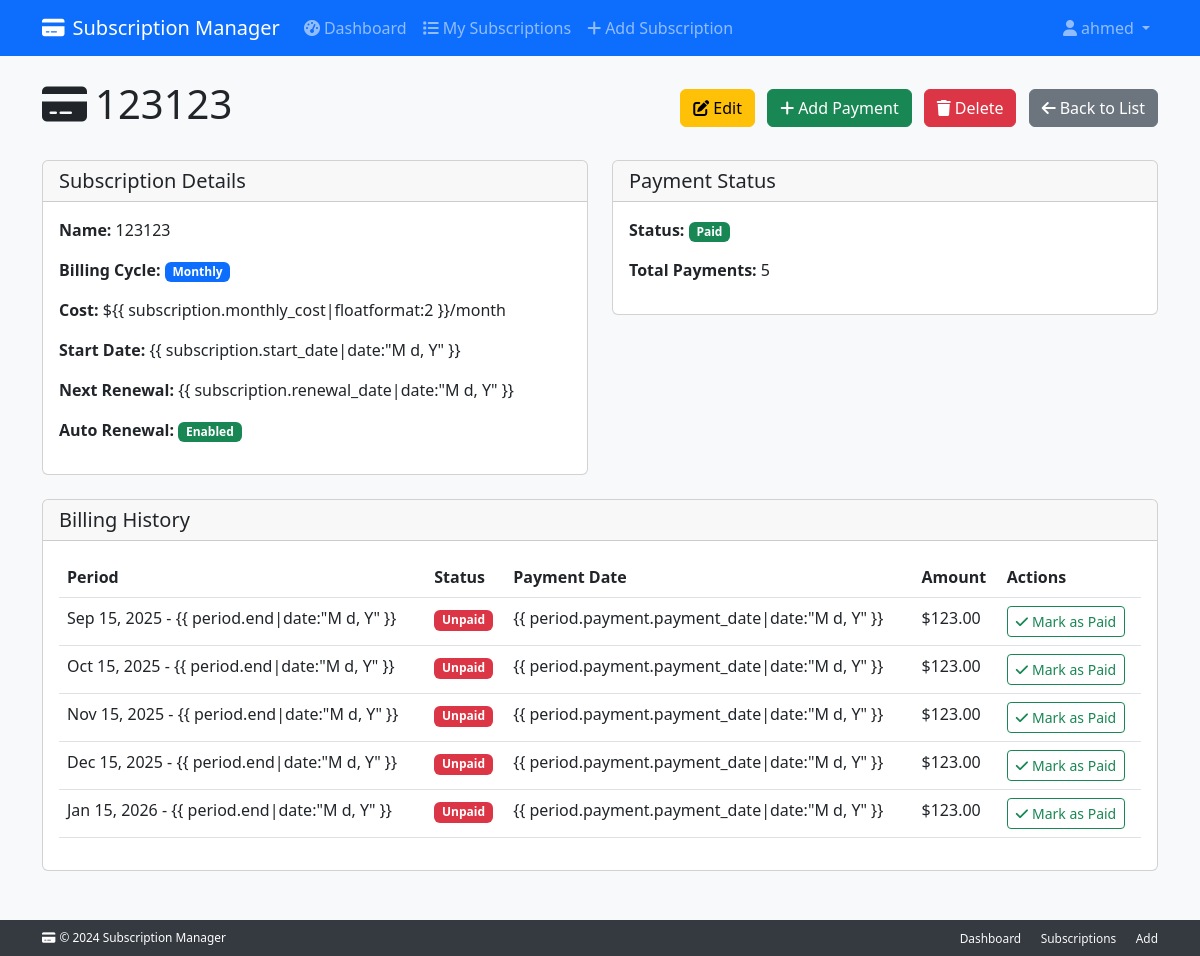
Screenshot of /subscriptions/1/ (signed in) with the database file from the repository.
### subscriptions/models.py (models this page shows, shortened)
class Subscription(models.Model):
    user = models.ForeignKey(settings.AUTH_USER_MODEL, on_delete=models.CASCADE, related_name="subscriptions")
    name = models.CharField(max_length=200)
    monthly_cost = models.DecimalField(max_digits=10, decimal_places=2, null=True, blank=True)
    yearly_cost = models.DecimalField(max_digits=10, decimal_places=2, null=True, blank=True)
    billing_cycle = models.CharField(max_length=10, choices=BILLING_CYCLE_CHOICES)
    start_date = models.DateField()
    renewal_date = models.DateField(null=True, blank=True)
    duration_months = models.PositiveIntegerField(null=True, blank=True, help_text="Duration in months (for monthly billing)")
    duration_years = models.PositiveIntegerField(null=True, blank=True, help_text="Duration in years (for yearly billing)")
    is_active = models.BooleanField(default=True)
    auto_renewal = models.BooleanField(default=True)  # Default enabled
    category = models.ForeignKey(Category, null=True, blank=True, on_delete=models.SET_NULL)
    created_at = models.DateTimeField(auto_now_add=True)
    updated_at = models.DateTimeField(auto_now=True)
    def get_current_cost(self):
        if self.billing_cycle == 'monthly':
            return self.monthly_cost or 0
        else:
            return self.yearly_cost or 0
    def get_ending_date(self):
        if self.billing_cycle == 'monthly' and self.duration_months:
            return self.start_date + relativedelta(months=self.duration_months)
        elif self.billing_cycle == 'yearly' and self.duration_years:
            return self.start_date + relativedelta(years=self.duration_years)
        return None
    def get_total_payments(self):
        if self.billing_cycle == 'monthly' and self.duration_months:
            return self.duration_months
        elif self.billing_cycle == 'yearly' and self.duration_years:
            return self.duration_years
        return None
    def get_billing_periods(self):
        from datetime import timedelta
        periods = []
        current_date = self.start_date
        today = timezone.now().date()
        total_payments = self.get_total_payments()
        if not total_payments:
            return periods
        for period_num in range(1, total_payments + 1):
            if self.billing_cycle == 'monthly':
                period_end = current_date + relativedelta(months=1) - timedelta(days=1)
                next_period_start = current_date + relativedelta(months=1)
            else:  # yearly
                period_end = current_date + relativedelta(years=1) - timedelta(days=1)
                next_period_start = current_date + relativedelta(years=1)
            payment = self.payments.filter(
                billing_period_start=current_date
            ).first()
            should_create_record = (
                (period_end >= today or current_date <= today) and
                not payment
            )
            if should_create_record:
                payment = self._create_payment_record(
                    period_start=current_date,
                    period_end=period_end,
                    period_number=period_num
                )
            periods.append({
                'period_number': period_num,
                'start': current_date,
                'end': period_end,
                'amount': self.get_current_cost(),
                'is_paid': payment.is_paid if payment else False,
                'payment': payment,
                'is_current': self._is_current_period(current_date, period_end),
                'is_past_due': self._is_past_due(current_date, period_end)
            })
            current_date = next_period_start
        return periods
    def _is_current_period(self, period_start, period_end):
        today = timezone.now().date()
        return period_start <= today <= period_end
    def _is_past_due(self, period_start, period_end):
        today = timezone.now().date()
        return period_end < today
    def get_payment_status(self):
        today = timezone.now().date()
        ending_date = self.get_ending_date()
        if ending_date and ending_date <= today:
            self.is_active = False
            self.save()
            return "ended"
        return "paid"

class Payment(models.Model):
    subscription = models.ForeignKey(Subscription, on_delete=models.CASCADE, related_name='payments')
    amount = models.DecimalField(max_digits=10, decimal_places=2)
    payment_date = models.DateField(null=True, blank=True)  # Allow null for unpaid periods
    billing_period_start = models.DateField()  # Start of the billing period
    billing_period_end = models.DateField()    # End of the billing period
    is_paid = models.BooleanField(default=False)  # Default to False for unpaid periods
    notes = models.TextField(blank=True)
    created_at = models.DateTimeField(auto_now_add=True)
    class Meta:
        ordering = ['-billing_period_start']
        unique_together = ['subscription', 'billing_period_start']  # One payment per period

### subscriptions/views.py (the view)
# urls.py: path('<int:pk>/', views.subscription_detail, name='subscription_detail'),
@login_required
def subscription_detail(request, pk):
    subscription = get_object_or_404(Subscription, pk=pk, user=request.user)
    payments = subscription.payments.all()
    billing_periods = subscription.get_billing_periods()
    context = {
        'subscription': subscription,
        'payments': payments,
        'billing_periods': billing_periods
    }
    return render(request, 'subscriptions/subscription_detail.html', context)

### subscriptions/templates/subscriptions/subscription_detail.html (shortened to what this page needs)
{% extends 'base.html' %}  {% block content %}
<div class="row">
  <div class="col-12">
    <div class="d-flex justify-content-between align-items-center mb-4">
      <h1><i class="fas fa-credit-card me-2"></i>{{ subscription.name }}</h1>
      <div>
        <a
          href="{% url 'edit_subscription' subscription.pk %}"
          class="btn btn-warning me-2"
        >
          <i class="fas fa-edit me-1"></i>Edit
        </a>
        <a
          href="{% url 'add_payment' subscription.pk %}"
          class="btn btn-success me-2"
        >
          <i class="fas fa-plus me-1"></i>Add Payment
        </a>
        <button
          type="button"
          class="btn btn-danger me-2"
          onclick="confirmDelete({{ subscription.pk }}, '{{ subscription.name }}')"
        >
          <i class="fas fa-trash me-1"></i>Delete
        </button>
        <a href="{% url 'subscription_list' %}" class="btn btn-secondary">
          <i class="fas fa-arrow-left me-1"></i>Back to List
        </a>
      </div>
    </div>
  </div>
</div>
<div class="row mb-4">
  <div class="col-md-6">
    <div class="card">
      <div class="card-header">
        <h5 class="mb-0">Subscription Details</h5>
      </div>
      <div class="card-body">
        <p><strong>Name:</strong> {{ subscription.name }}</p>
        <p>
          <strong>Billing Cycle:</strong>
          <span
            class="badge bg-{% if subscription.billing_cycle == 'monthly' %}primary{% else %}success{% endif %}"
          >
            {{ subscription.billing_cycle|title }}
          </span>
        </p>
        <p>
          <strong>Cost:</strong>
          {% if subscription.billing_cycle == 'monthly' %} ${{
          subscription.monthly_cost|floatformat:2 }}/month {% else %} ${{
          subscription.yearly_cost|floatformat:2 }}/year {% endif %}
        </p>
        <p>
          <strong>Start Date:</strong> {{ subscription.start_date|date:"M d, Y"
          }}
        </p>
        <p>
          <strong>Next Renewal:</strong> {{ subscription.renewal_date|date:"M d,
          Y" }}
        </p>
        <p>
          <strong>Auto Renewal:</strong>
          <span
            class="badge bg-{% if subscription.auto_renewal %}success{% else %}danger{% endif %}"
          >
            {{ subscription.auto_renewal|yesno:"Enabled,Disabled" }}
          </span>
        </p>
      </div>
    </div>
  </div>
  <div class="col-md-6">
    <div class="card">
      <div class="card-header">
        <h5 class="mb-0">Payment Status</h5>
      </div>
      <div class="card-body">
        <p>
          <strong>Status:</strong>
          <span
            class="badge bg-{% if subscription.get_payment_status == 'paid' %}success{% elif subscription.get_payment_status == 'unpaid' %}danger{% else %}secondary{% endif %}"
          >
            {{ subscription.get_payment_status|title }}
          </span>
        </p>
        <p><strong>Total Payments:</strong> {{ payments.count }}</p>
      </div>
    </div>
  </div>
</div>
<div class="row">
  <div class="col-12">
    <div class="card">
      <div class="card-header">
        <h5 class="mb-0">Billing History</h5>
      </div>
      <div class="card-body">
        <div class="table-responsive">
          <table class="table table-hover">
            <thead>
              <tr>
                <th>Period</th>
                <th>Status</th>
                <th>Payment Date</th>
                <th>Amount</th>
                <th>Actions</th>
              </tr>
            </thead>
            <tbody>
              {% for period in billing_periods %}
              <tr
                class="{% if period.is_current %}table-info{% elif period.is_past_due %}table-danger{% endif %}"
              >
                <td>
                  {{ period.start|date:"M d, Y" }} - {{ period.end|date:"M d, Y"
                  }}
                </td>
                <td>
                  <span
                    class="badge bg-{% if period.is_paid %}success{% else %}danger{% endif %}"
                  >
                    {{ period.is_paid|yesno:"Paid,Unpaid" }}
                  </span>
                </td>
                <td>
                  {% if period.payment %} {{ period.payment.payment_date|date:"M
                  d, Y" }} {% else %} - {% endif %}
                </td>
                <td>${{ period.amount|floatformat:2 }}</td>
                <td>
                  {% if not period.is_paid %}
                  <a
                    href="{% url 'mark_payment_paid' subscription.pk period.start %}"
                    class="btn btn-sm btn-outline-success"
                  >
                    <i class="fas fa-check me-1"></i>Mark as Paid
                  </a>
                  {% else %}
                  <span class="text-success">
                    <i class="fas fa-check-circle me-1"></i>Paid
                  </span>
                  {% endif %}
                </td>
              </tr>
              {% endfor %}
            </tbody>
          </table>
        </div>
      </div>
    </div>
  </div>
</div>
{% include 'partials/delete_modal.html' %} {% endblock %}

### subscriptions_management_project/templates/base.html (shortened to what this page needs)
<!DOCTYPE html>
<html lang="en">
  <head>
    <link
      href="https://cdn.jsdelivr.net/npm/bootstrap@5.3.0/dist/css/bootstrap.min.css"
      rel="stylesheet"
    />
    <link
      href="https://cdnjs.cloudflare.com/ajax/libs/font-awesome/6.0.0/css/all.min.css"
      rel="stylesheet"
    />
  </head>
  <body class="bg-light">
    <nav class="navbar navbar-expand-lg navbar-dark bg-primary">
      <div class="container">
        <a class="navbar-brand" href="{% url 'dashboard' %}">
          <i class="fas fa-credit-card me-2"></i>Subscription Manager
        </a>
        <div class="collapse navbar-collapse" id="navbarNav">
          <ul class="navbar-nav me-auto">
            {% if user.is_authenticated %}
            <li class="nav-item">
              <a class="nav-link" href="{% url 'dashboard' %}">
                <i class="fas fa-tachometer-alt me-1"></i>Dashboard
              </a>
            </li>
            <li class="nav-item">
              <a class="nav-link" href="{% url 'subscription_list' %}">
                <i class="fas fa-list me-1"></i>My Subscriptions
              </a>
            </li>
            <li class="nav-item">
              <a class="nav-link" href="{% url 'add_subscription' %}">
                <i class="fas fa-plus me-1"></i>Add Subscription
              </a>
            </li>
            {% endif %}
          </ul>
          <ul class="navbar-nav">
            {% if user.is_authenticated %}
            <li class="nav-item dropdown">
              <a
                class="nav-link dropdown-toggle"
                href="#"
                id="navbarDropdown"
                role="button"
                data-bs-toggle="dropdown"
              >
                <i class="fas fa-user me-1"></i>{{ user.username }}
              </a>
            </li>
            {% endif %}
          </ul>
        </div>
      </div>
    </nav>
    <div class="main-content">
      <div class="content-wrapper">
        <main class="container mt-4 mb-5">
          {% block content %}{% endblock %}
        </main>
      </div>
      <footer class="footer">
        <div class="container">
          <div class="row align-items-center">
            <div class="col-md-6">
              <p class="mb-0 small">
                <i class="fas fa-credit-card me-1"></i>&copy; 2024 Subscription
                Manager
              </p>
            </div>
            <div class="col-md-6 text-md-end">
              <a
                href="{% url 'dashboard' %}"
                class="text-light text-decoration-none me-3 small"
                >Dashboard</a
              >
              <a
                href="{% url 'subscription_list' %}"
                class="text-light text-decoration-none me-3 small"
                >Subscriptions</a
              >
              <a
                href="{% url 'add_subscription' %}"
                class="text-light text-decoration-none small"
                >Add</a
              >
            </div>
          </div>
        </div>
      </footer>
    </div>
  </body>
</html>

### subscriptions_management_project/templates/base.html (style rules this page uses)
html, body { height: 100%; }
body { display: flex; flex-direction: column; }
.main-content { flex: 1; display: flex; flex-direction: column; }
.content-wrapper { flex: 1; }
.footer { background-color: #343a40; color: white; padding: 8px 0; margin-top: auto; font-size: 0.85rem; }

### rows the page displays
Subscription: name "123123", billing_cycle "Monthly", auto_renewal "Enabled", get_payment_status "Paid", count "5"
Payment: start "Sep 15, 2025", is_paid "Unpaid", amount "123.00"
Payment: start "Oct 15, 2025", is_paid "Unpaid", amount "123.00"
Payment: start "Nov 15, 2025", is_paid "Unpaid", amount "123.00"
Payment: start "Dec 15, 2025", is_paid "Unpaid", amount "123.00"
Payment: start "Jan 15, 2026", is_paid "Unpaid", amount "123.00"

### other values shown
{{ user.username }} "ahmed"
